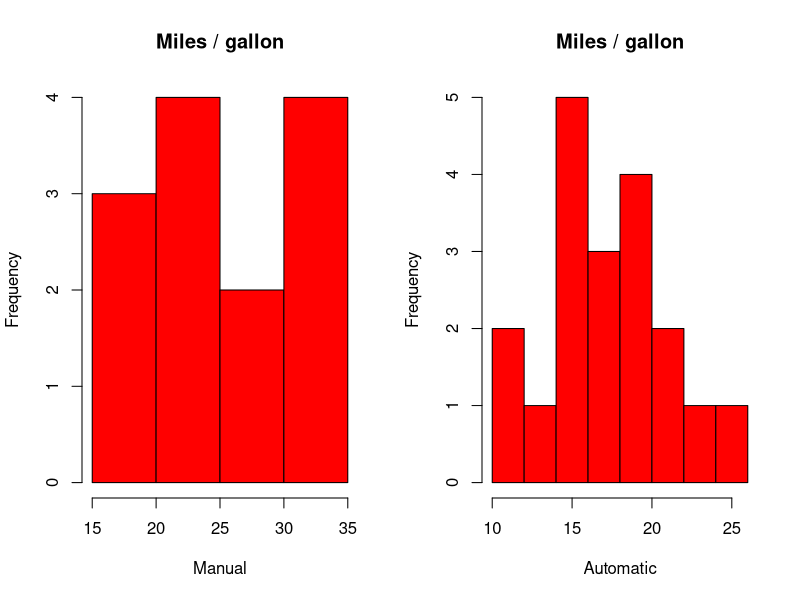
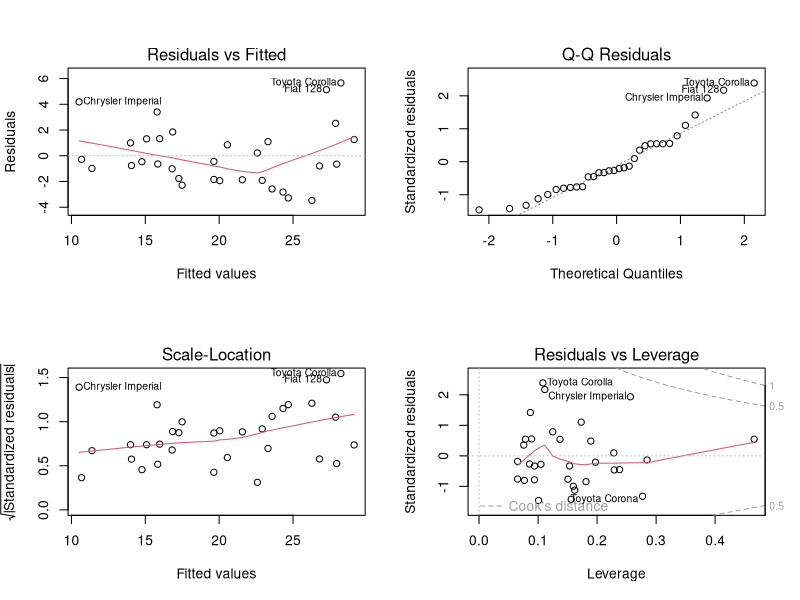

Here is the R script that generated these plots, in order:
## ---- chunk 1
knitr::opts_chunk$set(echo = FALSE)
## ---- chunk 2
data(mtcars)
mtcars$am <- as.factor(mtcars$am)
levels(mtcars$am) <- c("automatic", "manual")
par(mfrow = c(1,2))
hist (mtcars$mpg[mtcars$am == "manual"],
      xlab = "Manual",
      main= "Miles / gallon",
      col = "red")
hist (mtcars$mpg[mtcars$am == "automatic"],
      xlab = "Automatic",
      main= "Miles / gallon",
      col = "red")


## ---- chunk 3
agg <- aggregate(mtcars$mpg, 
          by = list(mtcars$am),
          mean)
names(agg) <- c("Type", "Mean mpg")
agg
## ---- chunk 4
manual <- mtcars[mtcars$am=="manual",]
automatic <- mtcars[mtcars$am=="automatic",]
t.test(automatic$mpg, manual$mpg)
## ---- chunk 5
summary(lm(mtcars$mpg ~ mtcars$am))
## ---- chunk 6
summary(lm(formula = mpg ~ cyl + hp + wt + am, data = mtcars))
## ---- chunk 7
par(mfrow = c(2,2))
plot(lm(formula = mpg ~ cyl + hp + wt + am, data = mtcars))
